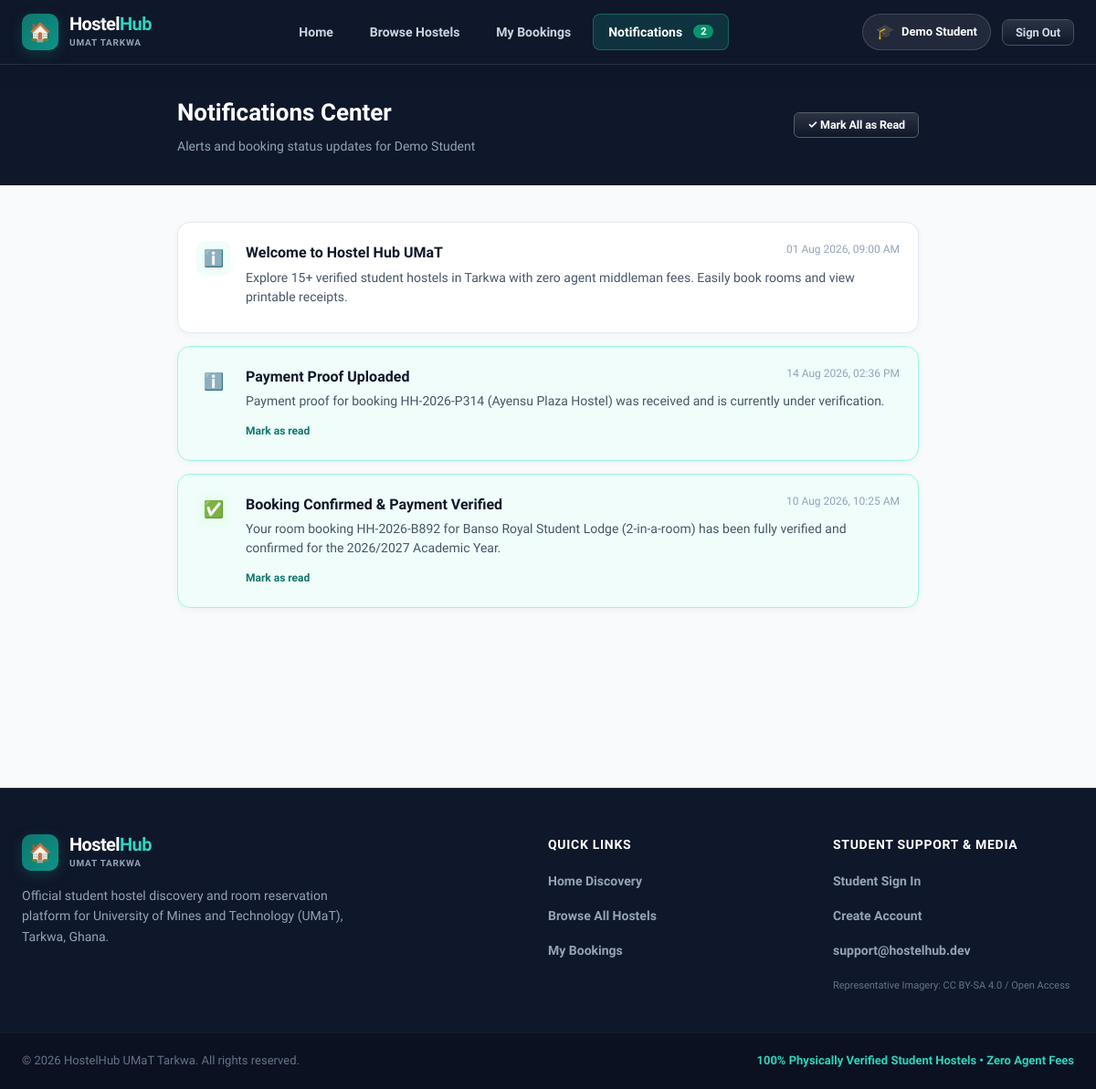
The app's page /CEISCY_SUBMISSION/notifications.php (signed in) with its own data.
### tables this page shows
CREATE TABLE `students` (
  `id` INT AUTO_INCREMENT PRIMARY KEY,
  `name` VARCHAR(100) NOT NULL,
  `email` VARCHAR(120) NOT NULL UNIQUE,
  `password_hash` VARCHAR(255) NOT NULL,
  `phone` VARCHAR(30) NOT NULL,
  `student_index` VARCHAR(50) DEFAULT '',
  `institution` VARCHAR(120) DEFAULT 'University of Mines and Technology (UMaT)',
  `faculty` VARCHAR(100) DEFAULT 'Faculty of Engineering',
  `department` VARCHAR(100) DEFAULT 'Mining Engineering',
  `level` VARCHAR(50) DEFAULT 'Level 300',
  `created_at` DATETIME DEFAULT CURRENT_TIMESTAMP
);

CREATE TABLE `notifications` (
  `id` INT AUTO_INCREMENT PRIMARY KEY,
  `student_id` INT NOT NULL,
  `title` VARCHAR(150) NOT NULL,
  `message` TEXT NOT NULL,
  `type` VARCHAR(50) DEFAULT 'info',
  `is_read` TINYINT(1) DEFAULT 0,
  `created_at` DATETIME DEFAULT CURRENT_TIMESTAMP,
  FOREIGN KEY (`student_id`) REFERENCES `students`(`id`) ON DELETE CASCADE
);

### CEISCY_SUBMISSION/includes/auth.php (called while the page is built, shortened)
<?php
function get_logged_in_student() {
    $db = getDB();
    $stmt = $db->prepare("SELECT id, name, email, phone, student_index, institution, faculty, department, level, created_at FROM students WHERE id = :id");
    $stmt->execute([':id' => $_SESSION['student_id']]);
    return $stmt->fetch() ?: null;
}

### CEISCY_SUBMISSION/includes/functions.php (called while the page is built, shortened)
<?php
function sanitize($data) {
    return htmlspecialchars(trim((string)$data), ENT_QUOTES, 'UTF-8');
}
function get_unread_notifications_count($student_id) {
    $db = getDB();
    $stmt = $db->prepare("SELECT COUNT(*) AS cnt FROM notifications WHERE student_id = :sid AND is_read = 0");
    $stmt->execute([':sid' => $student_id]);
    $res = $stmt->fetch();
    return (int)($res['cnt'] ?? 0);
}

### CEISCY_SUBMISSION/notifications.php (the view, shortened to what this page needs)
<?php
$active_page = 'notifications';
require_once __DIR__ . '/includes/header.php';
require_once __DIR__ . '/includes/navbar.php';
$student = get_logged_in_student();
$db = getDB();
$stmt = $db->prepare("SELECT * FROM notifications WHERE student_id = :sid ORDER BY id DESC");
$stmt->execute([':sid' => $student['id']]);
$notifications = $stmt->fetchAll();
?>
<div style="background: #0F172A; color: #FFFFFF; padding: 32px 0;">
  <div class="container" style="max-width: 860px; margin: 0 auto; padding: 0 24px; display: flex; justify-content: space-between; align-items: center; flex-wrap: wrap; gap: 12px;">
    <div>
      <h1 style="font-size: 26px; font-weight: 900;">Notifications Center</h1>
      <p style="color: #94A3B8; font-size: 14px; margin-top: 4px;">Alerts and booking status updates for <?= sanitize($student['name']) ?></p>
    </div>
    <?php if (!empty($notifications)): ?>
      <a href="<?= BASE_URL ?>notifications.php?action=read_all" class="btn btn-outline btn-sm" style="color: #FFF; border-color: rgba(255,255,255,0.3);">
        ✓ Mark All as Read
      </a>
    <?php endif; ?>
  </div>
</div>
<main style="padding: 40px 0; background: #F8FAFC; min-height: 75vh;">
  <div class="container" style="max-width: 860px; margin: 0 auto; padding: 0 24px;">
    <?php if (empty($notifications)): ?>
      <div style="text-align: center; padding: 64px 20px; background: #FFFFFF; border: 1px dashed #CBD5E1; border-radius: 16px;">
        <div style="font-size: 48px; margin-bottom: 12px;">🔔</div>
        <h3 style="font-size: 20px; font-weight: 800; color: #0F172A; margin-bottom: 8px;">No Notifications Yet</h3>
        <p style="color: #64748B; font-size: 14px;">Updates regarding your room bookings and payment verifications will appear here.</p>
      </div>
    <?php else: ?>
      <div style="display: flex; flex-direction: column; gap: 14px;">
        <?php foreach ($notifications as $n):
          $typeBg = $n['type'] === 'success' ? '#ECFDF5' : ($n['type'] === 'warning' ? '#FEF3C7' : '#F0FDFA');
          $typeIcon = $n['type'] === 'success' ? '✅' : ($n['type'] === 'warning' ? '⚠️' : 'ℹ️');
        ?>
          <div style="background: <?= $n['is_read'] ? '#FFFFFF' : '#F0FDFA' ?>; border: 1px solid <?= $n['is_read'] ? '#E2E8F0' : '#99F6E4' ?>; border-radius: 14px; padding: 20px; box-shadow: 0 2px 8px rgba(15,23,42,0.04); display: flex; gap: 16px; align-items: flex-start; transition: background 0.2s;">
            <div style="width: 38px; height: 38px; background: <?= $typeBg ?>; border-radius: 10px; display: grid; place-items: center; font-size: 18px; flex: 0 0 auto;">
              <?= $typeIcon ?>
            </div>
            <div style="flex: 1 1 auto;">
              <div style="display: flex; justify-content: space-between; align-items: flex-start; gap: 12px; margin-bottom: 4px;">
                <h3 style="font-size: 16px; font-weight: 800; color: #0F172A;"><?= sanitize($n['title']) ?></h3>
                <span style="font-size: 12px; color: #94A3B8; white-space: nowrap;"><?= date('d M Y, h:i A', strtotime($n['created_at'])) ?></span>
              </div>
              <p style="font-size: 14px; color: #475569; line-height: 1.5; margin-bottom: 8px;"><?= sanitize($n['message']) ?></p>
              <?php if (!$n['is_read']): ?>
                <a href="<?= BASE_URL ?>notifications.php?read=<?= $n['id'] ?>" style="font-size: 12px; font-weight: 700; color: #0F766E; text-decoration: none;">
                  Mark as read
                </a>
              <?php endif; ?>
            </div>
          </div>
        <?php endforeach; ?>
      </div>
    <?php endif; ?>
  </div>
</main>
<?php require_once __DIR__ . '/includes/footer.php'; ?>

### CEISCY_SUBMISSION/includes/navbar.php (shortened to what this page needs)
<?php
require_once __DIR__ . '/auth.php';
require_once __DIR__ . '/functions.php';
$student = get_logged_in_student();
$unread = $student ? get_unread_notifications_count($student['id']) : 0;
$activePage = $active_page ?? 'home';
?>
<header class="app-header">
  <div class="header-inner container">
    <a href="<?= BASE_URL ?>index.php" class="brand">
      <div class="brand-icon">🏠</div>
      <div class="brand-text">
        <span class="brand-title">Hostel<span class="brand-accent">Hub</span></span>
        <span class="brand-subtitle">UMaT Tarkwa</span>
      </div>
    </a>
    <nav class="nav-links">
      <a href="<?= BASE_URL ?>index.php" class="nav-link <?= $activePage === 'home' ? 'active' : '' ?>">
        <span>Home</span>
      </a>
      <a href="<?= BASE_URL ?>hostels.php" class="nav-link <?= $activePage === 'hostels' ? 'active' : '' ?>">
        <span>Browse Hostels</span>
      </a>
      <?php if ($student): ?>
        <a href="<?= BASE_URL ?>bookings.php" class="nav-link <?= $activePage === 'bookings' ? 'active' : '' ?>">
          <span>My Bookings</span>
        </a>
        <a href="<?= BASE_URL ?>notifications.php" class="nav-link <?= $activePage === 'notifications' ? 'active' : '' ?>">
          <span>Notifications</span>
          <?php if ($unread > 0): ?>
            <span class="nav-badge"><?= $unread ?></span>
          <?php endif; ?>
        </a>
      <?php endif; ?>
    </nav>
    <div class="header-actions">
      <?php if ($student): ?>
        <div class="user-menu">
          <a href="<?= BASE_URL ?>profile.php" class="user-pill" title="View Student Profile">
            <span class="user-avatar">🎓</span>
            <span class="user-name"><?= sanitize($student['name']) ?></span>
          </a>
          <a href="<?= BASE_URL ?>logout.php" class="btn btn-outline btn-sm btn-logout">Sign Out</a>
        </div>
      <?php else: ?>
        <a href="<?= BASE_URL ?>login.php" class="btn btn-ghost">Sign In</a>
        <a href="<?= BASE_URL ?>register.php" class="btn btn-primary">Create Account</a>
      <?php endif; ?>
    </div>
  </div>
</header>

### records on screen
students: name "Demo Student"
notifications: type "ℹ️", title "Welcome to Hostel Hub UMaT", created_at "01 Aug 2026, 09:00 AM", message "Explore 15+ verified student hostels in Tarkwa with zero agent middleman fees. Easily book rooms and view printable receipts."
notifications: type "ℹ️", title "Payment Proof Uploaded", created_at "14 Aug 2026, 02:36 PM", message "Payment proof for booking HH-2026-P314 (Ayensu Plaza Hostel) was received and is currently under verification."
notifications: type "✅", title "Booking Confirmed & Payment Verified", created_at "10 Aug 2026, 10:25 AM", message "Your room booking HH-2026-B892 for Banso Royal Student Lodge (2-in-a-room) has been fully verified and confirmed for the 2026/2027 Academic Year."

### other values on screen
$unread "2"
